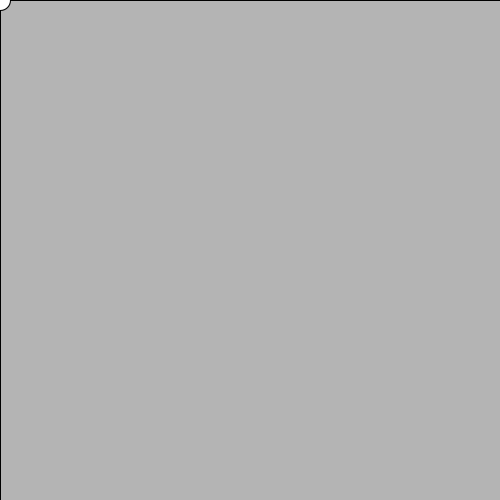
Frame 1 (no input)
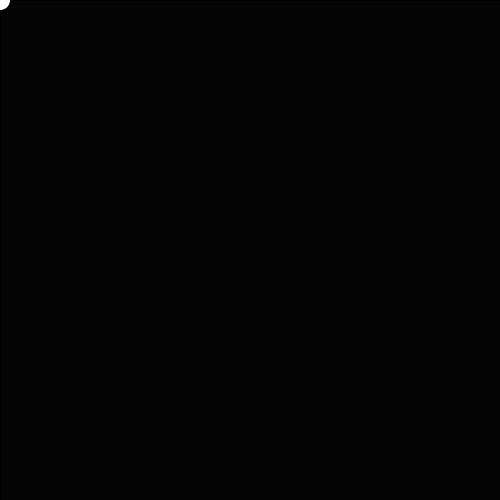
Frame 60 (the mouse pressed at the canvas centre just before this capture)
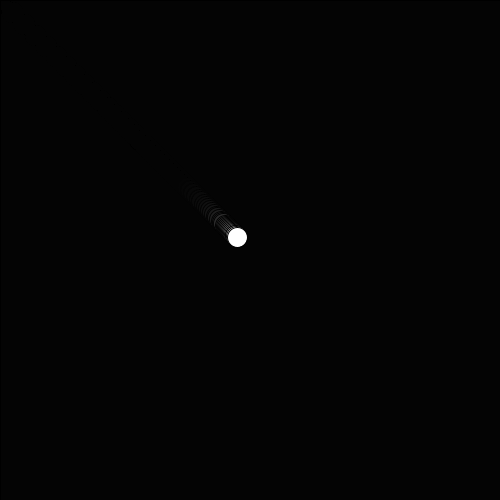
Frame 120 (the mouse held since frame 60 and released just before this capture)

The Processing sketch that drew these frames (run headless with seeded random() and noise(); from frame 60 on, the mouse is pressed at the canvas centre):

// Processing sketch: Follow_the_mouse
// ── Follow_the_mouse.pde
float x;
float y;
float xS;
float yS;
float changeX;
float changeY;
float sensitivity = 20;
void setup()
{
  size(500,500);
  x = 0;
  y = 0;
  xS = 1;
  yS = 3;
}

void draw()
{
  fill(0,30);
  rect(0,0,width,height);
  fill(255);
  ellipse(x,y,20,20);
  isOnEdge();
  x+=xS;
  y+=yS;
  mouseLoc();
}

void isOnEdge()
{
  if (x<0 || x>width ) xS*=-1;
  if (y<0 || y>height) yS*=-1;
}

void mouseLoc()
{
    changeX = mouseX-x;
    changeY = mouseY-y;
    xS = changeX/sensitivity;
    yS = changeY/sensitivity;
}
